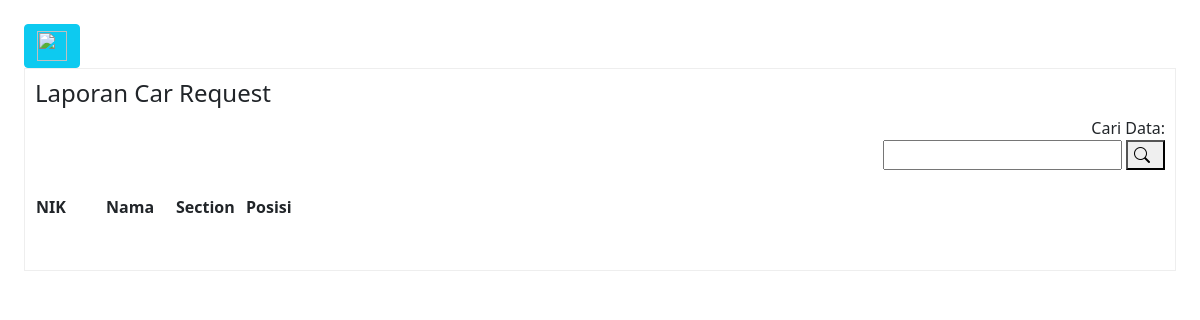
/Data_karyawan.php, run on an earlier commit of the app's database.
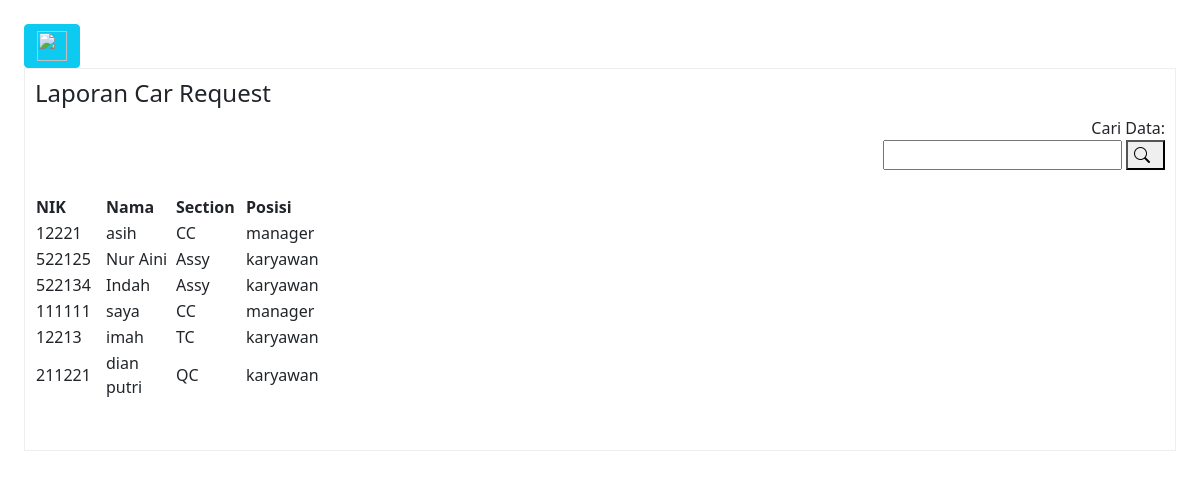
And on a later commit of the database.
### tables this page shows
CREATE TABLE `karyawan` (
  `id_kar` int(11) NOT NULL,
  `nik` varchar(100) NOT NULL,
  `nama` varchar(100) NOT NULL,
  `section` varchar(100) NOT NULL,
  `posisi` varchar(100) NOT NULL
);

### Data_karyawan.php (the view, shortened to what this page needs)
<!DOCTYPE html>
    <html lang="en">
      <head >
        <link rel="stylesheet" href="css/bootstrap.min.css">
    <link href="https://netdna.bootstrapcdn.com/bootstrap/3.0.0/css/bootstrap-glyphicons.css" rel="stylesheet">
    <link rel="stylesheet" href="https://stackpath.bootstrapcdn.com/bootstrap/5.0.0-alpha2/css/bootstrap.min.css" />
    <link rel="stylesheet" href="https://cdn.jsdelivr.net/npm/bootstrap-icons@1.9.1/font/bootstrap-icons.css" />
    <link rel="stylesheet" href="css/fontawesome.css">
      </head>
      <body>
        <section class="p-4" id="main-content">
          <button class="btn btn-info" id="button-toggle">
            <img src="list.png" height="30px" width="30px">
          </button>
      <div style="border:1px solid rgb(238,238,238); padding:10px; overflow:auto; width:auto; height:auto;">
<h4>Laporan Car Request</h4>
<body>
    <form method="GET" action="Data_Karyawan.php" style="text-align: right;">
    Cari Data:</br><input type="text" name="kata_cari" value="<?php if(isset($_GET['kata_cari'])) { echo $_GET['kata_cari']; } ?>"  />
        <button type="submit"><i class="bi bi-search" style="margin-right: 7px;"></i></button>
    </form></br>
    <table>
        <thead>
           <tr>
    <th width="70">NIK</td>
    <th width="70">Nama</td>
    <th width="70">Section</td>
    <th width="70">Posisi</td>
      </tr>
        </thead>
        <tbody>
            <?php
              include('koneksi.php');
                if(isset($_GET['kata_cari'])) {
                    $kata_cari = $_GET['kata_cari'];
                    $query = "SELECT * FROM karyawan WHERE NIK like '%".$kata_cari."%'  ORDER BY id_kar ASC";
                } else {
                    $query = "SELECT * FROM karyawan ORDER BY id_kar ASC";
                }
                $result = mysqli_query($koneksi, $query);
                while ($row = mysqli_fetch_assoc($result)) {
            ?>
            <tr>
                <td><?php echo $row['nik']; ?></td>
                <td><?php echo $row['nama']; ?></td>
                <td><?php echo $row['section']; ?></td>
                <td><?php echo $row['posisi']; ?></td>
            </tr>
            <?php
            }
            ?>
        </tbody>
    </table></br>
            </div>
        </section>
</body>
</html>

What changed in the data, as far as the page shows it:
added karyawan: nik "12221", nama "asih", section "CC", posisi "manager"
added karyawan: nik "522125", nama "Nur Aini", section "Assy", posisi "karyawan"
added karyawan: nik "522134", nama "Indah", section "Assy", posisi "karyawan"
added karyawan: nik "111111", nama "saya", section "CC", posisi "manager"
added karyawan: nik "12213", nama "imah", section "TC", posisi "karyawan"
added karyawan: nik "211221", nama "dian putri", section "QC", posisi "karyawan"
